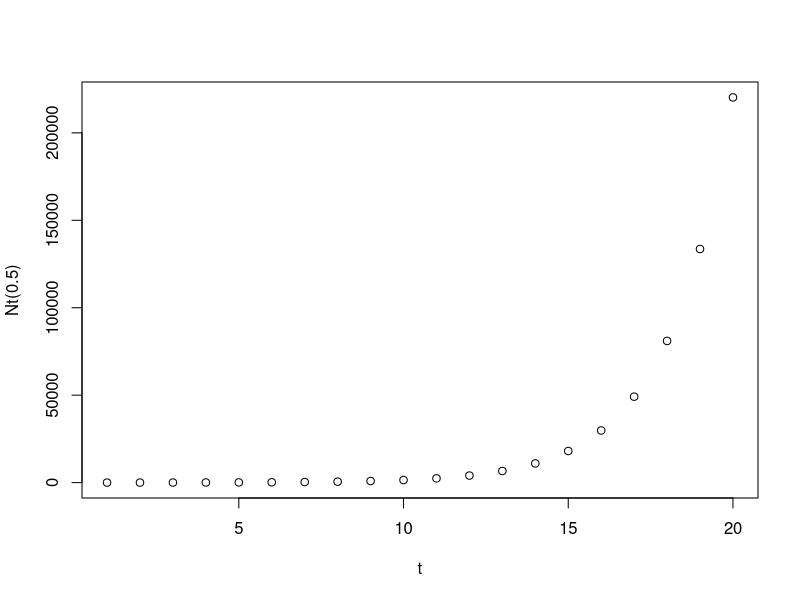
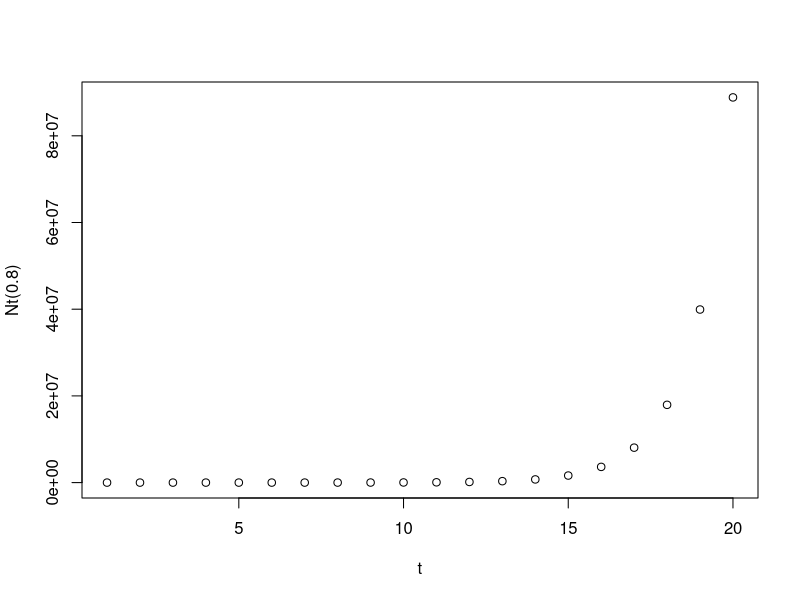
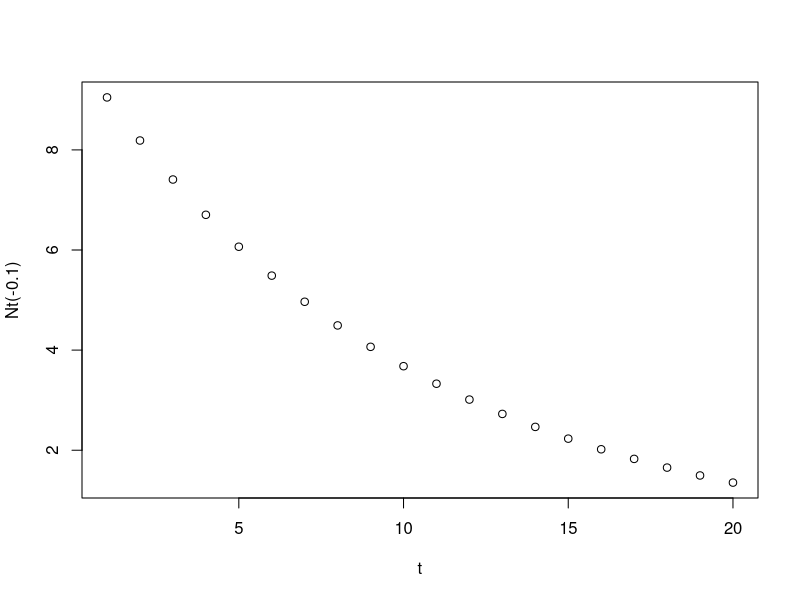

Generate these figures, in order, with R:
# Problem Set: R Language
# Problem Number 2
# Status: In Progress
# Heatherlee Leary
# hleary@arizona.edu



#### OBJECTIVES ##########################################################################################################

# See READ ME for exponential growth equation. 
# Nt is the population size at time t, N0 is the initial population size, and r is the rate of growth or reproductive rate.
# Write an exponential growth function that also generates a plot with time on the x axis and Nt on the y axis.
# Using that function, create plots for 20 days assuming an initial population size of 10 individuals under
# three growth rate scenarios (0.5, 0.8, -0.1).

###########################################################################################################################


# Load libraries
library("tidyverse")


# Write an exponential growth function.
Ni <- 10
t <- c(1:20)

Nt <- function(r){
  Nt <-Ni * exp(r*t)
}

# Plot
plot(t, Nt(0.5))
plot(t, Nt(0.8))
plot(t, Nt(-0.1))




